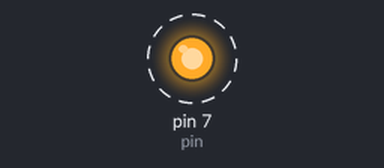
The program below on a simulated Raspberry Pi (header pin numbers). Shown: output pins drawn as LEDs (lit = HIGH). Dashed ring = blinking. At 9.9 s the program stops and its outputs stay as they are.

Above: at 0.02 s.
Timing chart, 0 to 3.0 s (numbered marks = the images above):
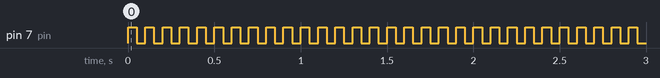

The program:

counter.py
```python
#!/usr/bin/python

import RPi.GPIO as GPIO
import time

pin = 7

GPIO.setmode(GPIO.BOARD)
GPIO.setup(pin, GPIO.OUT)

for i in range(1,100):
    GPIO.output(pin, GPIO.HIGH)
    time.sleep(0.05)
    GPIO.output(pin, GPIO.LOW)
    time.sleep(0.05)
```

Measured:
- by itself, pin 7 (pin): alternates HIGH for 0.05 s and LOW for 0.05 s, 198 changes in all, then stays LOW
